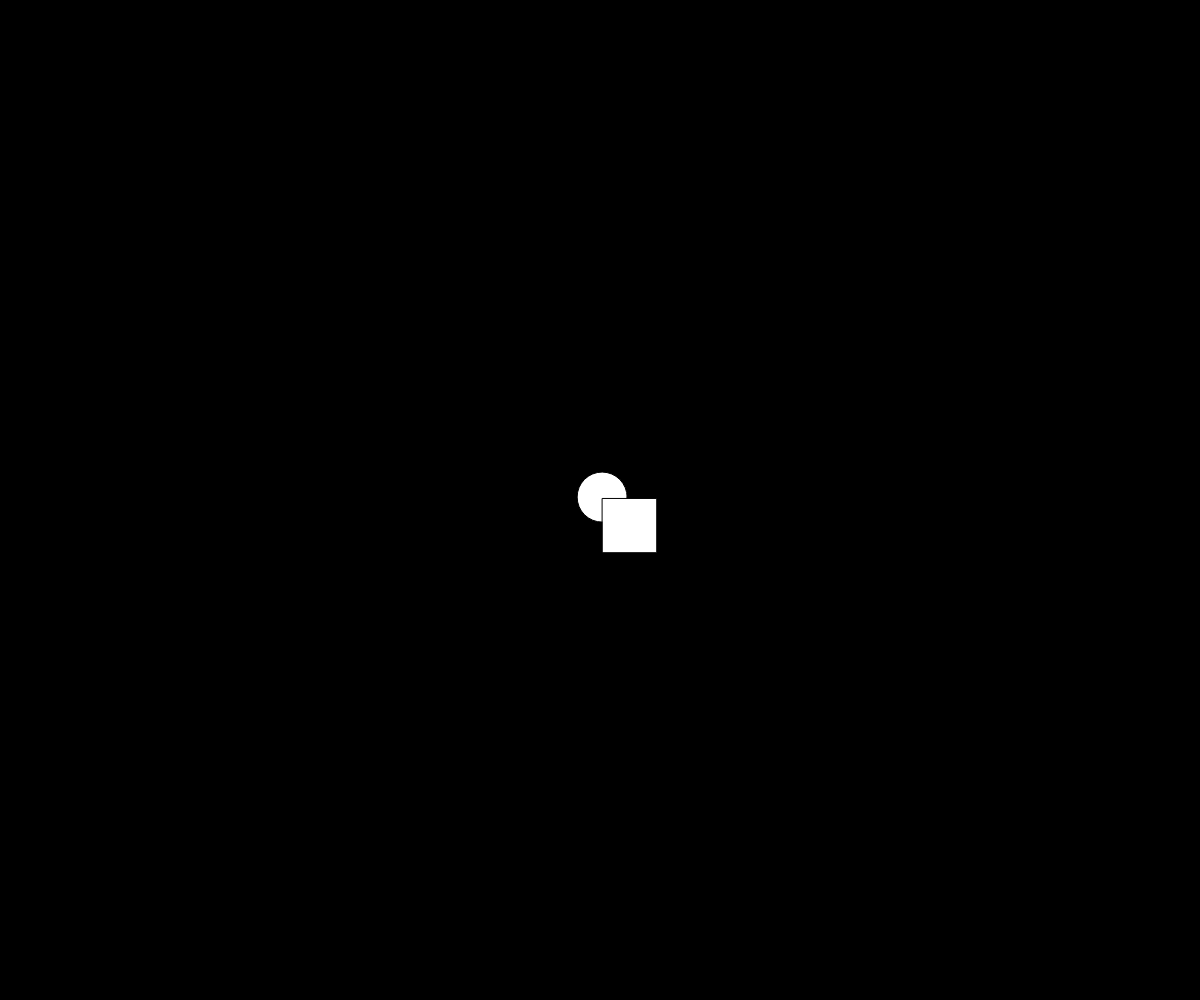
Frame 1 (no input)
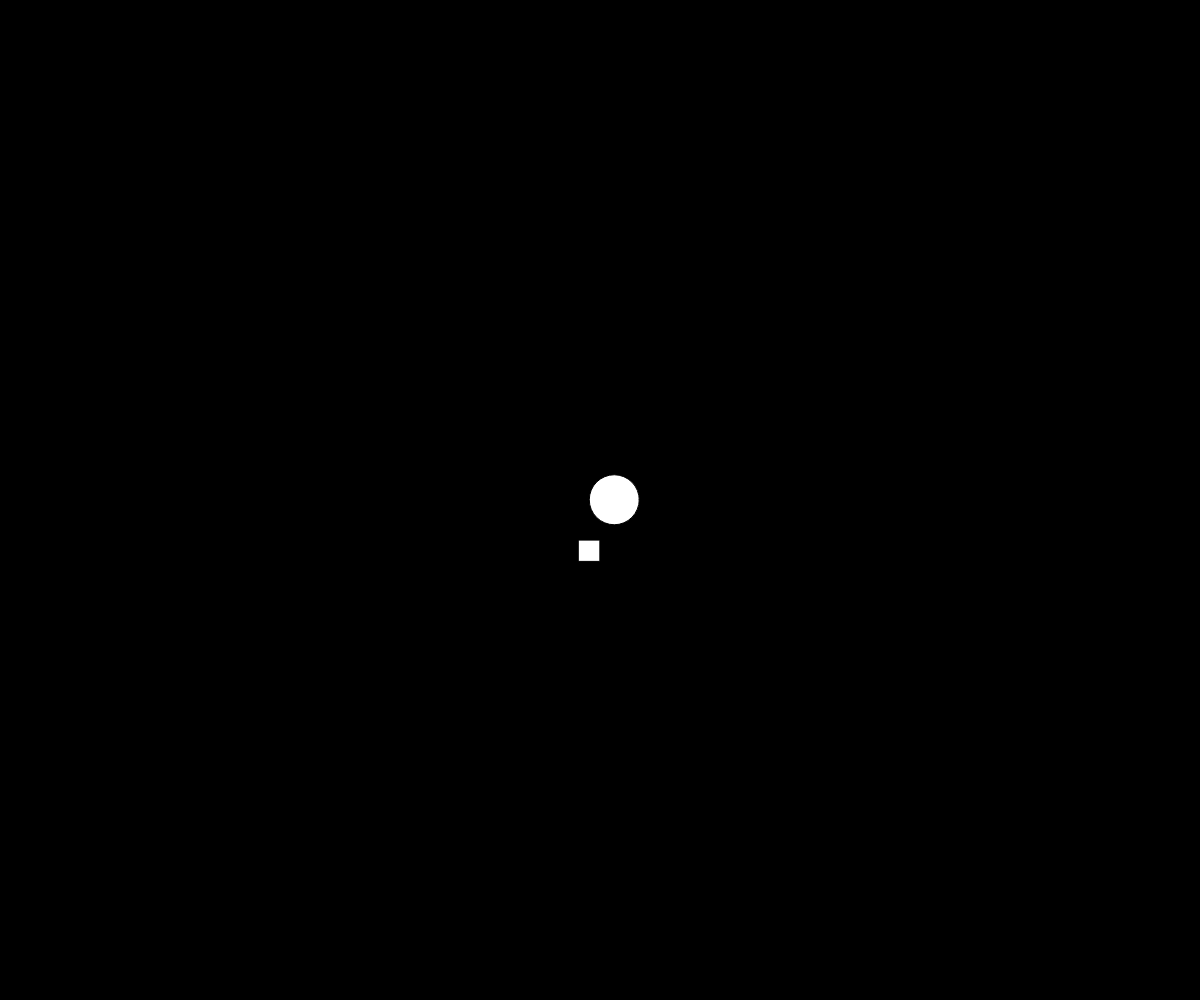
Frame 60 (no input)
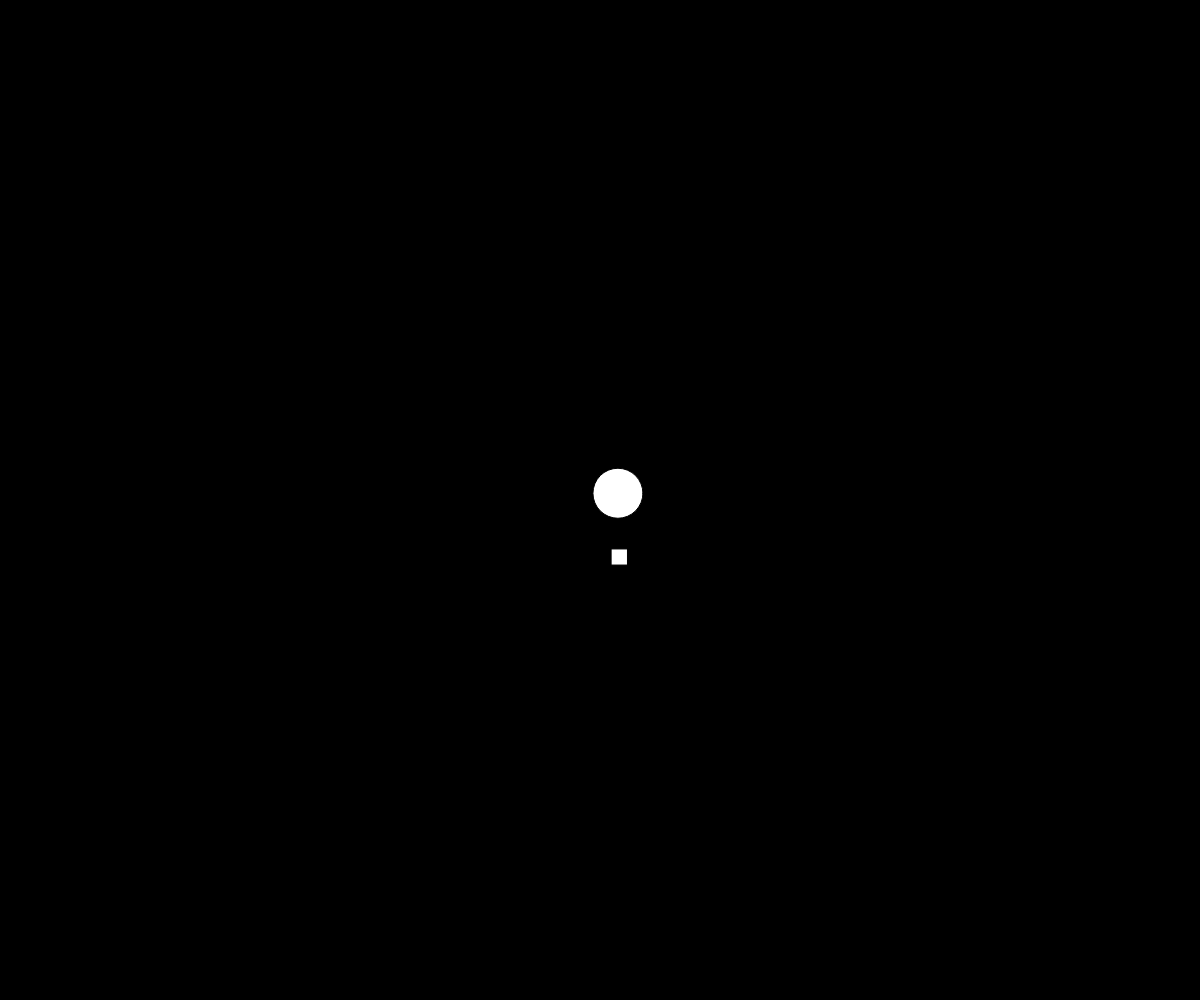
Frame 120 (the mouse pressed at the canvas centre since frame 60)

The p5.js sketch that drew these frames (run headless with seeded random() and noise() and a simulated clock; from frame 60 on, the mouse is pressed at the canvas centre):

// p5.js sketch
// ── sketch.js
// Inher

let theParticle;
let someConfetti;

function setup() {
  createCanvas(windowWidth, windowHeight);
  theParticle = new Particle(width/2, height/2);
  someConfetti = new Confe(width/2, height/2);
}

function draw() {
  background("black");
  theParticle.update();
  theParticle.display();
  someConfetti.update();
  someConfetti.display();
}

class Particle {
  constructor(x, y) {
    this.x = x;
    this.y = y;
    this.size = 50;
  }

  update() {
    this.x += random(-5, 5);
    this.y += random(-5, 5);
  }

  display() {
    circle(this.x, this.y, this.size);
  }
}

class Confe extends Particle {
  constructor(x, y) {
    super(x, y);
  }

  update() {
    super.update();
    this.size += random(-7, 7);
  }

  display() {
    square(this.x, this.y, this.size);
  }
}
